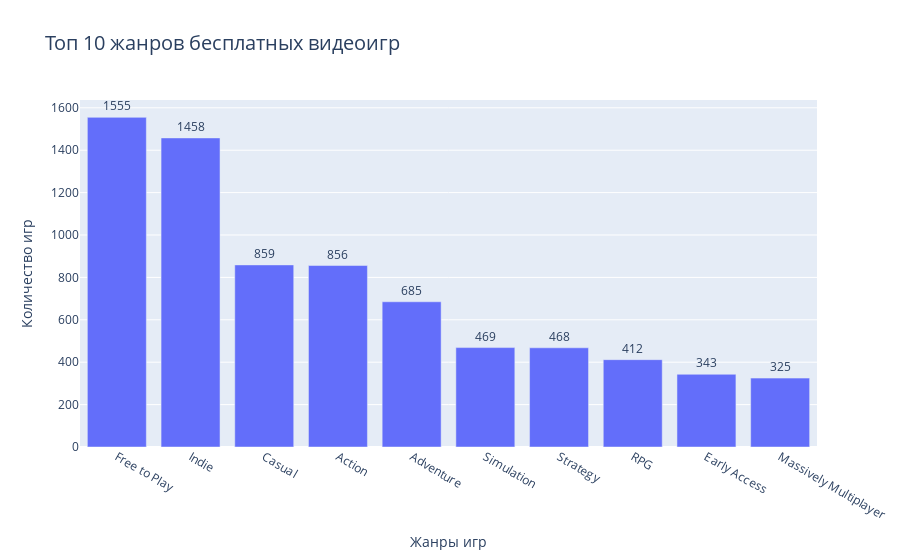

Here is the notebook cell this chart was saved with:
### Code cell
#Строим диаграмму платных игр
labels = top10.genre
values = top10.number_of_games

fig = go.Figure(data=[go.Bar(x = labels, y = values, text = values)])
fig.update_layout(
    title = 'Топ 10 жанров бесплатных видеоигр',
    title_font_size = 20,
    xaxis_title = "Жанры игр",
    yaxis_title = "Количество игр"
                 )
fig.update_traces(textfont_size = 12, textangle = 0, textposition = "outside", cliponaxis = False)
fig.show()

### Figure 1 — Plotly figure (JSON) as saved in the notebook; plotly's stock layout.template omitted (floating-point values rounded to 4 significant figures)
{"data": [{"cliponaxis": false, "text": [1555, 1458, 859, 856, 685, 469, 468, 412, 343, 325], "textangle": 0, "textfont": {"size": 12}, "textposition": "outside", "type": "bar", "x": ["Free to Play", "Indie", "Casual", "Action", "Adventure", "Simulation", "Strategy", "RPG", "Early Access", "Massively Multiplayer"], "y": [1555, 1458, 859, 856, 685, 469, 468, 412, 343, 325]}], "layout": {"title": {"font": {"size": 20}, "text": "Топ 10 жанров бесплатных видеоигр"}, "xaxis": {"title": {"text": "Жанры игр"}}, "yaxis": {"title": {"text": "Количество игр"}}}}
